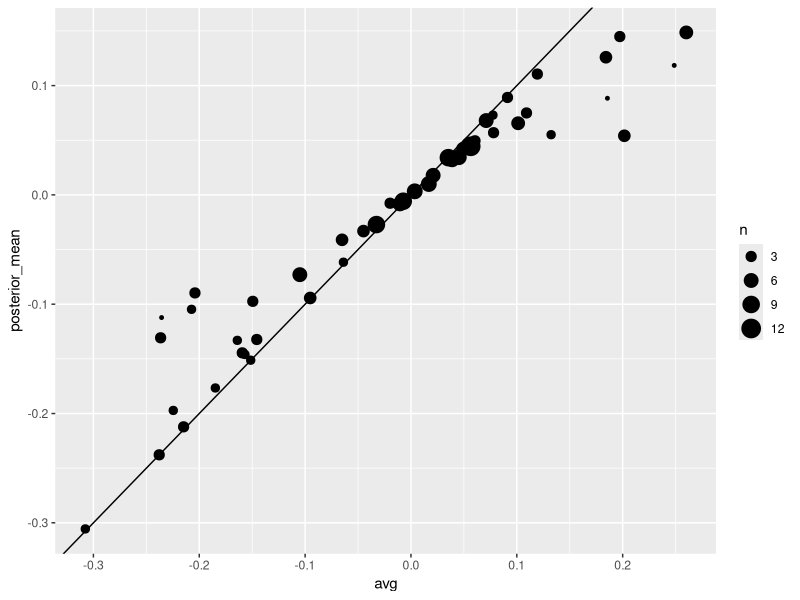
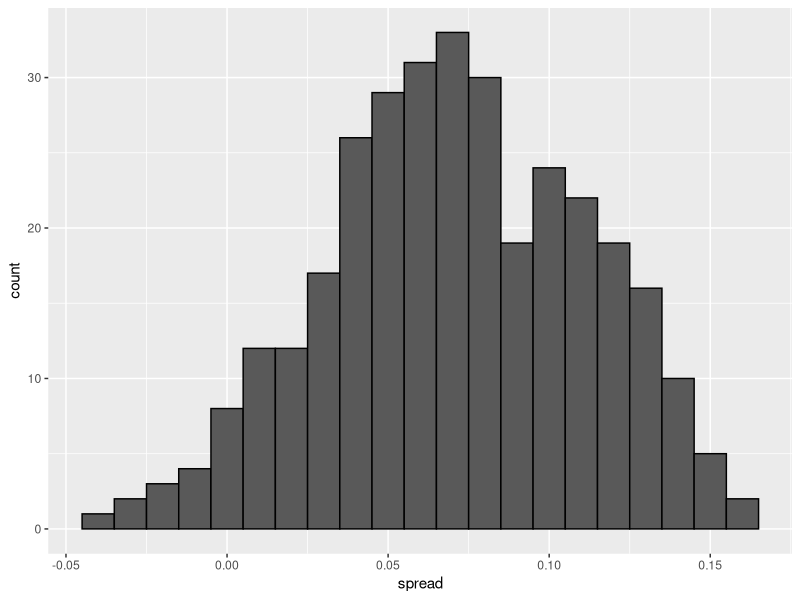
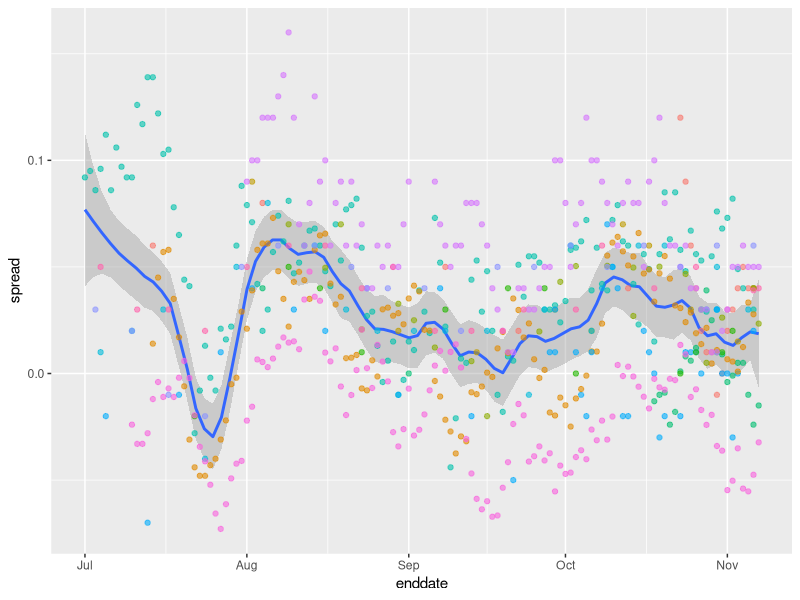
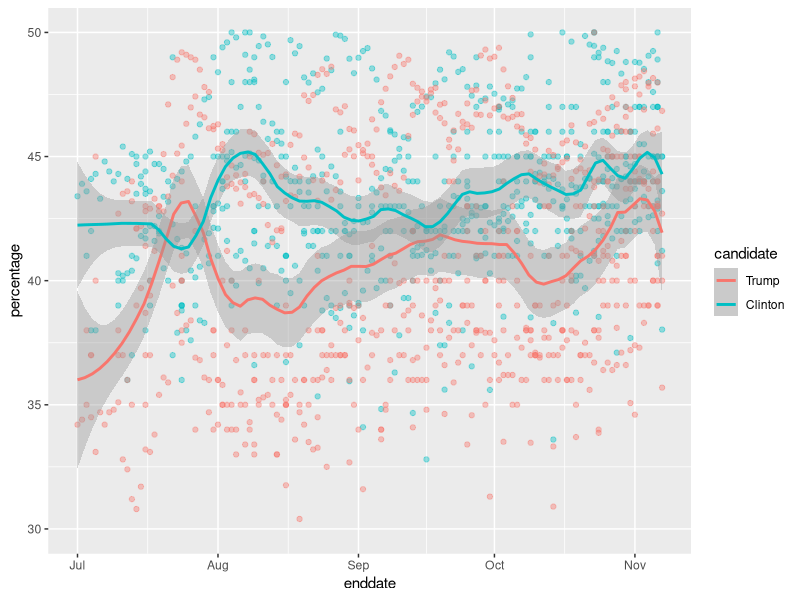

Write R code to recreate these figures, in order. (Note: this script raises an error after producing the figures.)
library(dslabs)
library(tidyverse)
library(dplyr)

## Preparatory code from the previous chapter

polls <- polls_us_election_2016 %>% 
  filter(state == "U.S." & enddate >= "2016-10-31" &
           (grade %in% c("A+","A","A-","B+") | is.na(grade))) %>% 
  mutate(spread = rawpoll_clinton/100 - rawpoll_trump/100)

one_poll_per_pollster <- polls %>% group_by(pollster) %>% 
  filter(enddate == max(enddate)) %>%
  ungroup()

results <- one_poll_per_pollster %>% 
  summarize(avg = mean(spread), se = sd(spread)/sqrt(length(spread))) %>% 
  mutate(start = avg - 1.96*se, end = avg + 1.96*se) 

# Posterior distribution
mu <- 0
tau <- 0.035
sigma <- results$se
Y <- results$avg
B <- sigma^2 / (sigma^2 + tau^2)

posterior_mean <- B*mu + (1-B)*Y
posterior_se <- sqrt( 1/ (1/sigma^2 + 1/tau^2))

#Probability statement
posterior_mean + c(-1.96, 1.96)*posterior_se

#Posterior probability
1 - pnorm(0, posterior_mean, posterior_se) #this seems to be a little bit overconfident

# Simulating data points
set.seed(3)
J<- 6
N <- 2000
d <- .021
p <- (d + 1)/2
X <- d + rnorm(J,0,2*sqrt(p*(1-p)/N))

# i pollsters and j polls from pollsters
I <- 5
J <- 6
N <- 2000
X <- sapply(1:I, function(i){
  d + rnorm(J,0,2*sqrt(p*(1-p)/N))
})

# pollster effect model
I <- 5
J <- 6
N <- 2000
d <- .021
p <- (d + 1)/2
h <- rnorm(I, 0, 0.025)
X <- sapply(1:I, function(i){
  d + h[i] + rnorm(J,0,2*sqrt(p*(1-p)/N))
})

# general bias variability
mu <- 0
tau <- 0.035
sigma <- sqrt(results$se^2 + .025^2)
Y <- results$avg
B <- sigma^2 / (sigma^2 + tau^2)

posterior_mean <- B*mu + (1-B)*Y
posterior_se <- sqrt( 1/ (1/sigma^2 + 1/tau^2))

1 - pnorm(0, posterior_mean, posterior_se)

## Electoral college ##

# aggregating results from a poll taken during the last week before the election
results <- polls_us_election_2016 %>%
  filter(state!="U.S." & 
           !grepl("CD", state) & 
           enddate >="2016-10-31" & 
           (grade %in% c("A+","A","A-","B+") | is.na(grade))) %>%
  mutate(spread = rawpoll_clinton/100 - rawpoll_trump/100) %>%
  group_by(state) %>%
  summarize(avg = mean(spread), sd = sd(spread), n = n()) %>%
  mutate(state = as.character(state))

results %>% arrange(abs(avg))

results <- left_join(results, results_us_election_2016, by = "state")
results_us_election_2016 %>% filter(!state %in% results$state)

# assigns a standard deviation, the median of the rest, to states with just one poll
results <- results %>%
  mutate(sd = ifelse(is.na(sd), median(results$sd, na.rm=TRUE), sd))

# posterior mean, posterior st. error
mu <- 0
tau <- 0.02
results %>% mutate(sigma = sd/sqrt(n), 
                   B = sigma^2 / (sd^2 + tau^2),
                   posterior_mean = B*mu + (1-B)*avg,
                   posterior_se = sqrt( 1/ (1/sigma^2 + 1/tau^2))) %>%
  arrange(abs(posterior_mean))

results %>% mutate(sigma = sd/sqrt(n), 
                   B = sigma^2 / (sigma^2 + tau^2),
                   posterior_mean = B*mu + (1-B)*avg,
                   posterior_se = sqrt( 1/ (1/sigma^2 + 1/tau^2))) %>%
  ggplot(aes(avg, posterior_mean, size = n)) + geom_point() + 
  geom_abline(slope = 1, intercept = 0)

# we keep the total number of electoral votes for Clinton

mu <- 0
tau <- 0.02
clinton_EV <- replicate(1000, {
  results %>% mutate(sigma = sd/sqrt(n), 
                     B = sigma^2 / (sigma^2 + tau^2),
                     posterior_mean = B*mu + (1-B)*avg,
                     posterior_se = sqrt( 1/ (1/sigma^2 + 1/tau^2)),
                     simulated_result = rnorm(length(posterior_mean), posterior_mean, posterior_se),
                     clinton = ifelse(simulated_result>0, electoral_votes, 0)) %>% 
    summarize(clinton = sum(clinton)) %>% 
    .$clinton + 7## 7 for Rhode Island and D.C.
})
mean(clinton_EV>269)

# model with general bias

tau <- 0.02
bias_sd <- 0.03
clinton_EV_2 <- replicate(1000, {
  results %>% mutate(sigma = sqrt(sd^2/n  + bias_sd^2),  
                     B = sigma^2 / (sigma^2 + tau^2),
                     posterior_mean = B*mu + (1-B)*avg,
                     posterior_se = sqrt( 1/ (1/sigma^2 + 1/tau^2)),
                     simulated_result = rnorm(length(posterior_mean), posterior_mean, posterior_se),
                     clinton = ifelse(simulated_result>0, electoral_votes, 0)) %>% 
    summarize(clinton = sum(clinton) + 7) %>% .$clinton ## 7 for Rhode Island and D.C.
})
mean(clinton_EV_2>269)

## Forecasting ##
one_pollster <- polls_us_election_2016 %>% 
  filter(pollster == "Ipsos" & state == "U.S.") %>% 
  mutate(spread = rawpoll_clinton/100 - rawpoll_trump/100)

se <- one_pollster %>% 
  summarize(empirical = sd(spread), 
            theoretical = 2*sqrt(mean(spread)*(1-mean(spread))/min(samplesize)))
se

one_pollster %>% ggplot(aes(spread)) + 
  geom_histogram(binwidth = 0.01, color = "black")


polls_us_election_2016 %>%
  filter(state == "U.S." & enddate>="2016-07-01") %>%
  group_by(pollster) %>%
  filter(n()>=10) %>%
  ungroup() %>%
  mutate(spread = rawpoll_clinton/100 - rawpoll_trump/100) %>%
  ggplot(aes(enddate, spread)) + 
  geom_smooth(method = "loess", span = 0.1) + 
  geom_point(aes(color=pollster), show.legend = FALSE, alpha=0.6) 

# actual percentage for the candidates
polls_us_election_2016 %>%
  filter(state == "U.S." & enddate>="2016-07-01") %>%
  select(enddate, pollster, rawpoll_clinton, rawpoll_trump) %>%
  rename(Clinton = rawpoll_clinton, Trump = rawpoll_trump) %>%
  gather(candidate, percentage, -enddate, -pollster) %>% 
  mutate(candidate = factor(candidate, levels = c("Trump","Clinton")))%>%
  group_by(pollster) %>%
  filter(n()>=10) %>%
  ungroup() %>%
  ggplot(aes(enddate, percentage, color = candidate)) +  
  geom_point(show.legend = FALSE, alpha=0.4)  + 
  geom_smooth(method = "loess", span = 0.15) +
  scale_y_continuous(limits = c(30,50))

## Exercises ##
# Exercise 1
# Load the libraries and data
library(dplyr)
library(dslabs)
data("polls_us_election_2016")

# Create a table called `polls` that filters by  state, date, and reports the spread
polls <- polls_us_election_2016 %>% 
  filter(state != "U.S." & enddate >= "2016-10-31") %>% 
  mutate(spread = rawpoll_clinton/100 - rawpoll_trump/100)

# Create an object called `cis` that columns for the lower and upper confidence intervals. Select the columns indicated in the instructions.
cis <- polls %>% mutate(X_hat = (spread+1)/2, se = 2*sqrt(X_hat*(1-X_hat)/samplesize), 
                        lower = spread - qnorm(0.975)*se, upper = spread + qnorm(0.975)*se) %>%
  select(state, startdate, enddate, pollster, grade, spread, lower, upper)

# Exercise 2
# Add the actual results to the `cis` data set
add <- results_us_election_2016 %>% mutate(actual_spread = clinton/100 - trump/100) %>% select(state, actual_spread)
cis <- cis %>% mutate(state = as.character(state)) %>% left_join(add, by = "state")

# Create an object called `p_hits` that summarizes the proportion of confidence intervals that contain the actual value. Print this object to the console.
p_hits <- cis %>% mutate(hit = lower <= actual_spread & upper >= actual_spread) %>% summarize(proportion_hits = mean(hit))
p_hits

# Exercise 3
# The `cis` data have already been loaded for you
add <- results_us_election_2016 %>% mutate(actual_spread = clinton/100 - trump/100) %>% select(state, actual_spread)
cis <- cis %>% mutate(state = as.character(state)) %>% left_join(add, by = "state")

# Create an object called `p_hits` that summarizes the proportion of hits for each pollster that has more than 5 polls.
p_hits <- cis %>% mutate(hit = lower <= actual_spread & upper >= actual_spread) %>% 
  group_by(pollster) %>%
  filter(n() >=  5) %>%
  summarize(proportion_hits = mean(hit), n = n(), grade = grade[1]) %>%
  arrange(desc(proportion_hits))
p_hits

# Exercise 4
# The `cis` data have already been loaded for you
add <- results_us_election_2016 %>% mutate(actual_spread = clinton/100 - trump/100) %>% select(state, actual_spread)
ci_data <- cis %>% mutate(state = as.character(state)) %>% left_join(add, by = "state")

# Create an object called `p_hits` that summarizes the proportion of hits for each state that has more than 5 polls. 
p_hits <- ci_data %>% mutate(hit = lower <= actual_spread & upper >= actual_spread) %>% 
  group_by(state) %>%
  filter(n() >=  5) %>%
  summarize(proportion_hits = mean(hit), n = n()) %>%
  arrange(desc(proportion_hits)) 
p_hits

# Exercise 5
# The `p_hits` data have already been loaded for you. Use the `head` function to examine it.
head(p_hits)

# Make a barplot of the proportion of hits for each state
p_hits %>% mutate(state = reorder(state, proportion_hits)) %>%
  ggplot(aes(state, proportion_hits)) + 
  geom_bar(stat = "identity") +
  coord_flip()

# Exercise 6 
# The `cis` data have already been loaded. Examine it using the `head` function.
head(cis)

# Create an object called `errors` that calculates the difference between the predicted and actual spread and indicates if the correct winner was predicted
errors <- cis %>% mutate(error = spread - actual_spread, hit = sign(spread) == sign(actual_spread))

# Examine the last 6 rows of `errors`
tail(errors)

# Exercise 7
# Create an object called `errors` that calculates the difference between the predicted and actual spread and indicates if the correct winner was predicted
errors <- cis %>% mutate(error = spread - actual_spread, hit = sign(spread) == sign(actual_spread))

# Create an object called `p_hits` that summarizes the proportion of hits for each state that has more than 5 polls
p_hits <- errors %>%  group_by(state) %>%
  filter(n() >=  5) %>%
  summarize(proportion_hits = mean(hit), n = n())

# Make a barplot of the proportion of hits for each state
p_hits %>% mutate(state = reorder(state, proportion_hits)) %>%
  ggplot(aes(state, proportion_hits)) + 
  geom_bar(stat = "identity") +
  coord_flip()

# Exercise 8
# The `errors` data have already been loaded. Examine them using the `head` function.
head(errors)

# Generate a histogram of the error
hist(errors$error)

# Calculate the median of the errors. Print this value to the console.
median(errors$error)

# Exercise 9
# The `errors` data have already been loaded. Examine them using the `head` function.
head(errors)

# Create a boxplot showing the errors by state for polls with grades B+ or higher
  errors %>% filter(grade %in% c("A+","A","A-","B+") | is.na(grade)) %>%
  mutate(state = reorder(state, error)) %>%
  ggplot(aes(state, error)) + 
  theme(axis.text.x = element_text(angle = 90, hjust = 1)) +
  geom_boxplot() + 
  geom_point()
  
# Exercise 10
  # The `errors` data have already been loaded. Examine them using the `head` function.
  head(errors)
  
  # Create a boxplot showing the errors by state for states with at least 5 polls with grades B+ or higher
  errors %>% filter(grade %in% c("A+","A","A-","B+") | is.na(grade)) %>%
    group_by(state) %>%
    filter(n() >=  5) %>%
    ungroup(state) %>%
    mutate(state = reorder(state, error)) %>% 
    ggplot(aes(state, error)) + 
    theme(axis.text.x = element_text(angle = 90, hjust = 1)) +
    geom_boxplot() + 
    geom_point()
